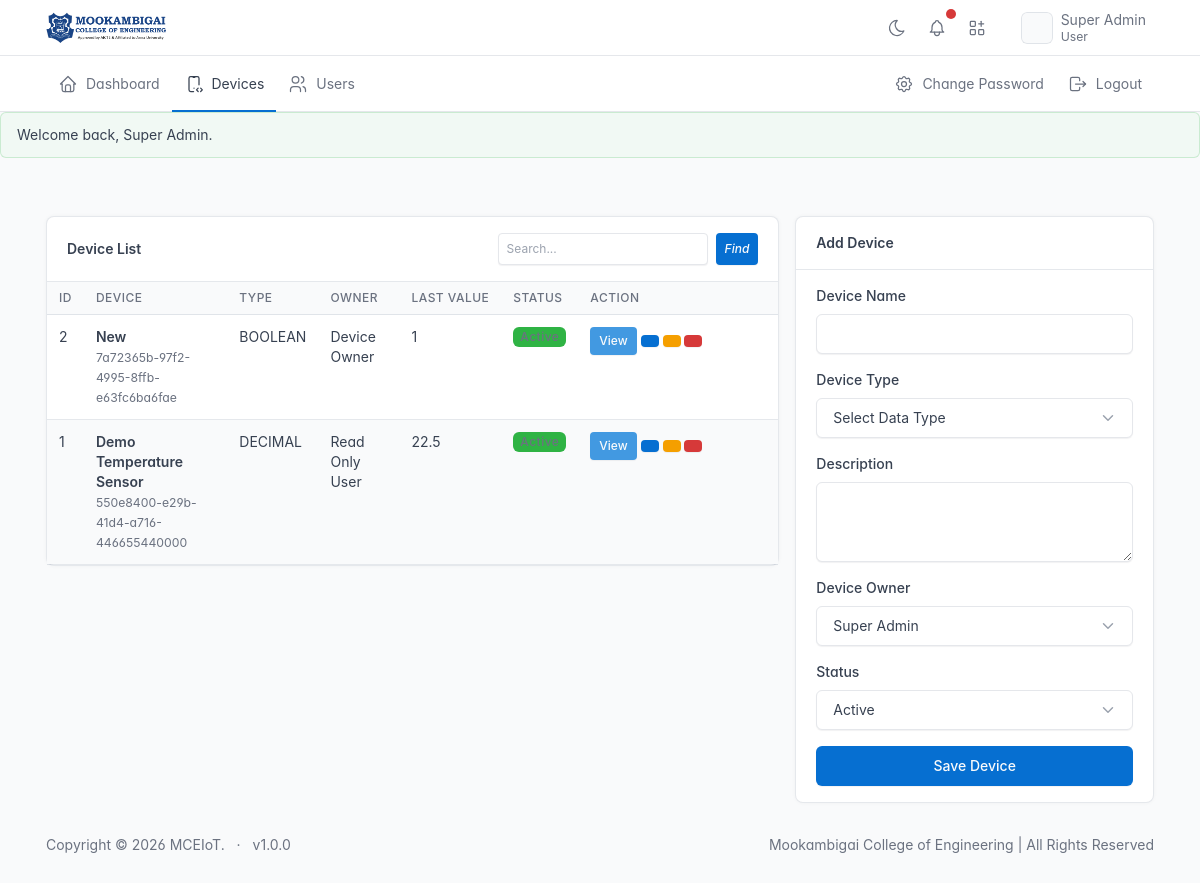
Screenshot of /devices/index.php (signed in) with the database file from the repository.
### tables this page shows
CREATE TABLE `devices` (
  `id` int UNSIGNED NOT NULL,
  `device_uuid` char(36) NOT NULL,
  `device_name` varchar(150) NOT NULL,
  `device_type` varchar(100) NOT NULL,
  `description` text,
  `owner_id` int UNSIGNED NOT NULL,
  `status` tinyint UNSIGNED NOT NULL DEFAULT '1',
  `last_value` varchar(255) DEFAULT NULL,
  `last_seen` datetime DEFAULT NULL,
  `created_at` datetime NOT NULL DEFAULT CURRENT_TIMESTAMP,
  `updated_at` datetime NOT NULL DEFAULT CURRENT_TIMESTAMP ON UPDATE CURRENT_TIMESTAMP,
  `deleted_at` datetime DEFAULT NULL
);

CREATE TABLE `users` (
  `id` int UNSIGNED NOT NULL,
  `full_name` varchar(150) NOT NULL,
  `email` varchar(150) NOT NULL,
  `password` varchar(255) NOT NULL,
  `role` tinyint UNSIGNED NOT NULL DEFAULT '3',
  `status` tinyint UNSIGNED NOT NULL DEFAULT '1',
  `failed_attempts` int UNSIGNED NOT NULL DEFAULT '0',
  `locked_until` datetime DEFAULT NULL,
  `last_login` datetime DEFAULT NULL,
  `created_at` datetime NOT NULL DEFAULT CURRENT_TIMESTAMP,
  `updated_at` datetime NOT NULL DEFAULT CURRENT_TIMESTAMP ON UPDATE CURRENT_TIMESTAMP,
  `deleted_at` datetime DEFAULT NULL
);

### includes/functions.php (called while the page is built, shortened)
<?php
function get(string $key, mixed $default = null): mixed
{
    return $_GET[$key] ?? $default;
}
function e(mixed $value): string
{
    return htmlspecialchars(
        (string)($value ?? ''),
        ENT_QUOTES,
        'UTF-8'
    );
}
function toInt(mixed $value): int
{
    return (int)$value;
}

### includes/auth.php (called while the page is built, shortened)
<?php
function currentUserId(): int
{
    return (int)($_SESSION['user']['id'] ?? 0);
}
function currentUserRole(): int
{
    return (int)($_SESSION['user']['role'] ?? 0);
}
function hasRole(array $roles): bool
{
    return in_array(
        currentUserRole(),
        $roles,
        true
    );
}
function isDeviceOwner(): bool
{
    return currentUserRole() === ROLE_DEVICE_OWNER;
}
function canManageDevices(): bool
{
    return hasRole([
        ROLE_SUPER_ADMIN,
        ROLE_ADMIN,
        ROLE_DEVICE_OWNER
    ]);
}

### devices/index.php (the view, shortened to what this page needs)
<?php
require_once __DIR__ . '/../includes/bootstrap.php';
$page = max(1, toInt(get('page', 1)));
$search = trim((string)get('search', ''));
$perPage = 20;
$offset = ($page - 1) * $perPage;
$where = "WHERE d.deleted_at IS NULL";
$params = [];
$listStmt = $pdo->prepare("
    SELECT
        d.id,
        d.device_uuid,
        d.device_name,
        d.device_type,
        d.description,
        d.status,
        d.`last_value`,
        d.last_seen,
        d.created_at,
        u.full_name AS owner_name
    FROM devices d
    LEFT JOIN users u
        ON u.id = d.owner_id
    {$where}
    ORDER BY d.id DESC
    LIMIT {$offset}, {$perPage}
");
$listStmt->execute($params);
$devices = $listStmt->fetchAll(PDO::FETCH_ASSOC);
$device = [
    'id' => '',
    'device_uuid' => '',
    'device_name' => '',
    'device_type' => '',
    'description' => '',
    'owner_id' => currentUserId(),
    'status' => STATUS_ACTIVE
];
$editMode = false;
$owners = [];
if (!isDeviceOwner()) {
    $stmt = $pdo->query("
        SELECT
            id,
            full_name
        FROM users
        WHERE
            status = " . STATUS_ACTIVE . "
            AND deleted_at IS NULL
        ORDER BY full_name
    ");
    $owners = $stmt->fetchAll(PDO::FETCH_ASSOC);
}
include INCLUDE_PATH . '/header.php';
?>
<div class="container-xl" style="margin-top: 42px;">
    <div class="row">
        <div class="col-lg-8">
            <div class="card">
                <div class="card-header d-flex justify-content-between align-items-center">
                    <strong>Device List</strong>
                    <form
                        method="get"
                        class="d-flex">
                        <input
                            type="text"
                            name="search"
                            class="form-control form-control-sm me-2"
                            placeholder="Search..."
                            value="<?= e($search) ?>">
                        <button
                            class="btn btn-sm btn-primary"
                            type="submit">
                            <i class="cil-search">Find</i>
                        </button>
                    </form>
                </div>
                <div class="card-body p-0">
                    <div class="table-responsive">
                        <table class="table table-hover table-striped mb-0">
                            <thead>
                                <tr>
                                    <th>ID</th>
                                    <th>Device</th>
                                    <th>Type</th>
                                    <th>Owner</th>
                                    <th>Last Value</th>
                                    <th>Status</th>
                                    <th width="200">Action</th>
                                </tr>
                            </thead>
                            <tbody>
<?php if (empty($devices)): ?>
                                <tr>
                                    <td
                                        colspan="7"
                                        class="text-center py-4">
                                        No devices found.
                                    </td>
                                </tr>
<?php else: ?>
<?php foreach ($devices as $row): ?>
                                <tr>
                                    <td>
                                        <?= e($row['id']) ?>
                                    </td>
                                    <td>
                                        <strong>
                                            <?= e($row['device_name']) ?>
                                        </strong>
                                        <br>
                                        <small class="text-muted">
                                            <?= e($row['device_uuid']) ?>
                                        </small>
                                    </td>
                                    <td>
                                        <?= e($row['device_type']) ?>
                                    </td>
                                    <td>
                                        <?= e($row['owner_name']) ?>
                                    </td>
                                    <td>
                                         <?= e($row['last_value'] ?? '-') ?>
                                    </td>
                                    <td>
<?php if ((int)$row['status'] === STATUS_ACTIVE): ?>
                                        <span class="badge bg-success">
                                        </span>
<?php else: ?>
                                        <span class="badge bg-danger">
                                            Inactive
                                        </span>
<?php endif; ?>
                                    </td>
                                    <td>
                                        <a
                                            href="view.php?id=<?= e($row['id']) ?>"
                                            class="btn btn-sm btn-info" title="View Graph">
                                            View
                                            </a>
                                        <?php if (canManageDevices()): ?>
                                            <a
                                            href="?id=<?= e($row['id']) ?>"
                                            class="btn btn-sm btn-primary" title="Edit">
                                        </a>
                                        <?php endif; ?>
                                        <?php if (canManageDevices()): ?>
<?php if ((int)$row['status'] === STATUS_ACTIVE): ?>
                                        <a
                                            href="manage.php?action=deactivate&id=<?= e($row['id']) ?>"
                                            class="btn btn-sm btn-warning"
                                            onclick="return confirm('Deactivate this device?')" title="De-Activate">
                                        </a>
<?php endif; ?>
                                        <a
                                            href="manage.php?action=delete&id=<?= e($row['id']) ?>"
                                            class="btn btn-sm btn-danger"
                                            onclick="return confirm('Delete this device?')" title="Delete">
                                        </a>
                                        <?php endif; ?>
                                    </td>
                                </tr>
<?php endforeach; ?>
<?php endif; ?>
                            </tbody>
                        </table>
                    </div>
                </div>
            </div>
        </div>
        <div class="col-lg-4">
            <div class="card">
                <div class="card-header">
                    <strong>
                        <?= $editMode ? 'Edit Device' : 'Add Device' ?>
                    </strong>
                </div>
                <div class="card-body">
                    <form
                        method="post"
                        action="manage.php?action=save">
                                                    <div class="mb-3">
                            <label class="form-label">
                                Device Name
                            </label>
                            <input
                                type="text"
                                name="device_name"
                                class="form-control"
                                value="<?= e($device['device_name']) ?>"
                                required>
                        </div>
                        <div class="mb-3">
                            <label class="form-label">
                                Device Type
                            </label>
<select
    name="device_type"
    class="form-select"
    required>
    <option value="">
        Select Data Type
    </option>
</select>
                        </div>
                        <div class="mb-3">
                            <label class="form-label">
                                Description
                            </label>
                            <textarea
                                name="description"
                                class="form-control"
                                rows="3"><?= e($device['description']) ?></textarea>
                        </div>
<?php if (!isDeviceOwner()): ?>
                        <div class="mb-3">
                            <label class="form-label">
                                Device Owner
                            </label>
                            <select
                                name="owner_id"
                                class="form-select"
                                required>
<?php foreach ($owners as $owner): ?>
                                <option
                                    value="<?= e($owner['id']) ?>"
                                    <?= (int)$owner['id'] === (int)$device['owner_id'] ? 'selected' : '' ?>>
                                    <?= e($owner['full_name']) ?>
                                </option>
<?php endforeach; ?>
                            </select>
                        </div>
<?php endif; ?>
                        <div class="mb-3">
                            <label class="form-label">
                                Status
                            </label>
                            <select
                                name="status"
                                class="form-select"
                                required>
                                <option
                                    value="<?= STATUS_ACTIVE ?>"
                                    <?= (int)$device['status'] === STATUS_ACTIVE ? 'selected' : '' ?>>
                                    Active
                                </option>
                            </select>
                        </div>
                        <div class="d-grid gap-2">
                            <button
                                type="submit"
                                class="btn btn-primary">
                                <?= $editMode ? 'Update Device' : 'Save Device' ?>
                            </button>
                        </div>
                    </form>
                </div>
            </div>
        </div>
    </div>
</div>
<?php include INCLUDE_PATH . '/footer.php'; ?>

### rows the page displays
devices: id "2", device_name "New", device_uuid "7a72365b-97f2-4995-8ffb-e63fc6ba6fae", device_type "BOOLEAN", owner.full_name "Device Owner", last_value "1"
devices: id "1", device_name "Demo Temperature Sensor", device_uuid "550e8400-e29b-41d4-a716-446655440000", device_type "DECIMAL", owner.full_name "Read Only User", last_value "22.5"

### other values shown
currentUserName() "Super Admin"
$flash['message'] "Welcome back, Super Admin."
APP_NAME "MCEIoT"
APP_VERSION "1.0.0"
form field owner_id "Super Admin"
